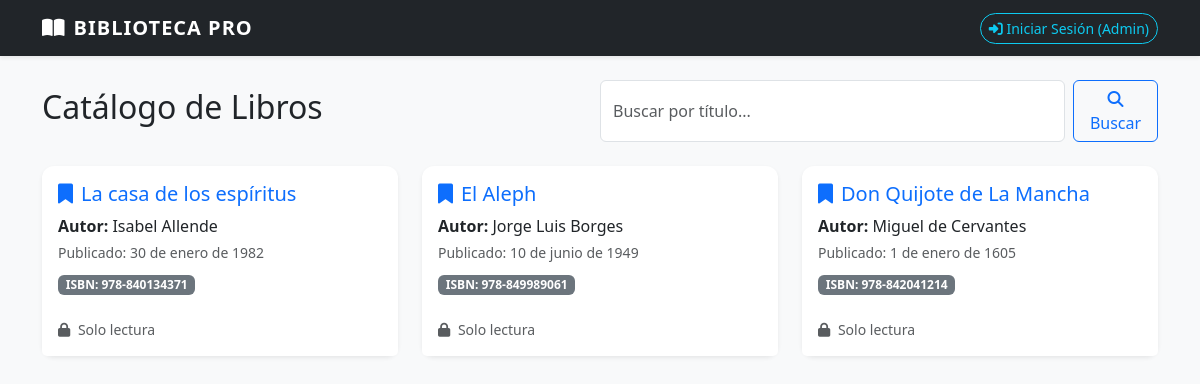
The app's page /libros/ with its own data.
### libros/models.py (models this page shows, shortened)
class Libro(models.Model):
    titulo = models.CharField(max_length=200, verbose_name="Título del Libro")
    autor = models.CharField(max_length=100, verbose_name="Autor")
    fecha_publicacion = models.DateField(verbose_name="Fecha de Publicación")
    isbn = models.CharField(max_length=13, unique=True, verbose_name="ISBN")
    class Meta:
        ordering = ['-fecha_publicacion']

### libros/views.py (the view)
# urls.py: path('', views.listar_libros, name='listar_libros'),
def listar_libros(request):
    query = request.GET.get('q')
    if query:
        libros = Libro.objects.filter(titulo__icontains=query)
    else:
        libros = Libro.objects.all()
    return render(request, 'libros/listar_libros.html', {'libros': libros, 'query': query})

### libros/templates/libros/listar_libros.html (shortened to what this page needs)
{% extends 'libros/base.html' %}
{% block content %}
<div class="d-flex justify-content-between align-items-center mb-4">
    <h2>Catálogo de Libros</h2>
    <form class="d-flex w-50" method="GET">
        <input class="form-control me-2" type="search" name="q" placeholder="Buscar por título..." value="{{ query|default:'' }}">
        <button class="btn btn-outline-primary" type="submit"><i class="fas fa-search"></i> Buscar</button>
    </form>
</div>
<div class="row">
    {% for libro in libros %}
    <div class="col-md-4 mb-4">
        <div class="card shadow-sm h-100 border-0">
            <div class="card-body">
                <h5 class="card-title text-primary">
                    <i class="fas fa-bookmark me-2"></i>{{ libro.titulo }}
                </h5>
                <p class="card-text mb-1"><strong>Autor:</strong> {{ libro.autor }}</p>
                <p class="text-muted small mb-2">Publicado: {{ libro.fecha_publicacion }}</p>
                <span class="badge bg-secondary">ISBN: {{ libro.isbn }}</span>
            </div>
            <div class="card-footer bg-white border-0 d-flex justify-content-between pb-3">
                {% if user.is_authenticated %}
                    <a href="{% url 'editar_libro' libro.id %}" class="btn btn-sm btn-outline-warning">
                        <i class="fas fa-edit"></i> Editar
                    </a>
                    <a href="{% url 'eliminar_libro' libro.id %}" class="btn btn-sm btn-outline-danger">
                        <i class="fas fa-trash"></i> Eliminar
                    </a>
                {% else %}
                    <small class="text-muted italic"><i class="fas fa-lock me-1"></i> Solo lectura</small>
                {% endif %}
            </div>
        </div>
    </div>
    {% endfor %}
</div>
{% endblock %}

### libros/templates/libros/base.html (shortened to what this page needs)
<!DOCTYPE html>
<html lang="es">
<head>
    <link href="https://cdn.jsdelivr.net/npm/bootstrap@5.3.8/dist/css/bootstrap.min.css" rel="stylesheet">
    <link rel="stylesheet" href="https://cdnjs.cloudflare.com/ajax/libs/font-awesome/6.4.0/css/all.min.css">
</head>
<body>
    <nav class="navbar navbar-expand-lg navbar-dark bg-dark shadow-sm mb-4">
        <div class="container">
            <a class="navbar-brand" href="{% url 'listar_libros' %}">
                <i class="fas fa-book-open me-2"></i>BIBLIOTECA PRO
            </a>
            <div class="collapse navbar-collapse" id="navbarNav">
                <ul class="navbar-nav ms-auto align-items-center">
                    {% if user.is_authenticated %}
                        <li class="nav-item">
                            <span class="nav-link text-light me-3">
                                <i class="fas fa-user-circle me-1"></i> Hola, <strong>{{ user.username }}</strong>
                            </span>
                        </li>
                        <li class="nav-item">
                            <a href="{% url 'crear_libro' %}" class="btn btn-success btn-sm btn-rounded me-2">
                                <i class="fas fa-plus"></i> Nuevo Libro
                            </a>
                        </li>
                        <li class="nav-item">
                            <form action="{% url 'admin:logout' %}" method="post" class="d-inline">
                                {% csrf_token %}
                                <button type="submit" class="btn btn-outline-light btn-sm btn-rounded">
                                    <i class="fas fa-sign-out-alt"></i> Salir
                                </button>
                            </form>
                        </li>
                    {% else %}
                        <li class="nav-item">
                            <a href="/admin/login/" class="btn btn-outline-info btn-sm btn-rounded">
                                <i class="fas fa-sign-in-alt"></i> Iniciar Sesión (Admin)
                            </a>
                        </li>
                    {% endif %}
                </ul>
            </div>
        </div>
    </nav>
    <div class="container">
        {% block content %}{% endblock %}
    </div>
</body>
</html>

### libros/templates/libros/base.html (style rules this page uses)
body { background-color: #f8f9fa; font-family: 'Segoe UI', Tahoma, Geneva, Verdana, sans-serif; }
.navbar-brand { font-weight: bold; letter-spacing: 1px; }
.card { border: none; transition: transform 0.2s; border-radius: 12px; }
.btn-rounded { border-radius: 20px; }

### records on screen
Libro: titulo "La casa de los espíritus", autor "Isabel Allende", fecha_publicacion "30 de enero de 1982", isbn "978-840134371"
Libro: titulo "El Aleph", autor "Jorge Luis Borges", fecha_publicacion "10 de junio de 1949", isbn "978-849989061"
Libro: titulo "Don Quijote de La Mancha", autor "Miguel de Cervantes", fecha_publicacion "1 de enero de 1605", isbn "978-842041214"
